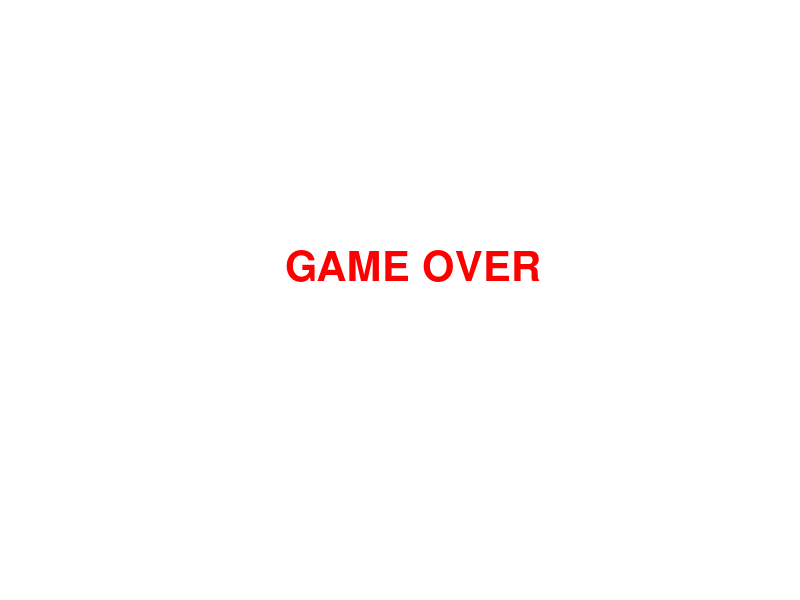

Write MATLAB code to recreate this figure.
% ==========================================
% GAME OF DRONES
% ==========================================
% DESCRIPTION:
%   A small arcade game. You control a drone (cyan triangle) at the
%   bottom of the screen. Red enemies fall from the top.
%
% GOAL:
%   Shoot down 15 enemies to win and place the drone on the throne.
%
% RULES:
%   - You start with 3 lives.
%   - If an enemy reaches the bottom and touches the drone,
%     you lose one life.
%   - If you lose all 3 lives, the game is over.
%   - Each enemy hit by a bullet gives +1 point.
%
% CONTROLS:
%   Left arrow  (or Q)  - move the drone left
%   Right arrow (or D)  - move the drone right
%   Down arrow          - stop the drone
%   Space               - shoot
%   (the drone keeps moving in the chosen direction until you
%    press the opposite direction or the stop key)
% ==========================================


function GameOfDrones()
% Defines the main function called GameOfDrones.
% The whole game is contained inside this function.


    % ==========================================
    % GAME OF DRONES
    % ==========================================

    close all;
    % Closes all open MATLAB figure windows.
    % This ensures that we start with a clean screen.


    % Create game window
    fig = figure( ...
        'Name', 'Game of Drones', ...
        'Color', 'black', ...
        'KeyPressFcn', @keyPressed);
    % Creates a new MATLAB figure window.
    %
    % 'Name' sets the name displayed at the top of the window.
    % 'Color', 'black' makes the background black.
    % 'KeyPressFcn' tells MATLAB what function to call
    % whenever the user presses a keyboard key.
    %
    % @keyPressed means that MATLAB will call the function
    % called "keyPressed" when a key is pressed.
    %
    % "fig" stores the figure window in a variable so that
    % we can refer to it later.


    axis([0 100 0 100]);
    % Defines the coordinate system of the game.
    %
    % X-axis goes from 0 to 100.
    % Y-axis goes from 0 to 100.


    axis manual;
    % Prevents MATLAB from automatically changing the axis limits.


    axis off;
    % Hides the X-axis and Y-axis from the player.


    hold on;
    % Allows multiple graphical objects to be displayed
    % simultaneously in the same figure.


    % ------------------------------------------
    % Drone
    % ------------------------------------------

    droneX = 50;
    % Stores the initial horizontal position of the drone.
    % The drone starts in the middle of the screen.


    droneY = 10;
    % Stores the initial vertical position of the drone.
    % The drone starts near the bottom.


    drone = plot(droneX, droneY, '^', ...
        'MarkerSize', 18, ...
        'MarkerFaceColor', 'cyan', ...
        'MarkerEdgeColor', 'white');
    % Draws the drone on the screen.
    %
    % droneX and droneY determine its position.
    % '^' creates a triangle-shaped marker.
    % 'MarkerSize' controls the size of the drone.
    % 'MarkerFaceColor' sets the inside color.
    % 'MarkerEdgeColor' sets the outline color.
    %
    % "drone" stores the graphical object so that its
    % position can be updated later.


    % Drone movement
    moveLeft = false;
    % Creates a logical variable.
    % false means that the drone is not currently moving left.


    moveRight = false;
    % Creates another logical variable.
    % false means that the drone is not currently moving right.


    % ------------------------------------------
    % Bullets
    % ------------------------------------------

    bulletsX = [];
    % Creates an empty array to store the X positions of bullets.
    %
    % [] means that the array is initially empty.


    bulletsY = [];
    % Creates an empty array to store the Y positions of bullets.


    % ------------------------------------------
    % Enemies
    % ------------------------------------------

    enemiesX = [];
    % Creates an empty array to store the X positions of enemies.


    enemiesY = [];
    % Creates an empty array to store the Y positions of enemies.


    % Number of enemies defeated
    score = 0;
    % The player starts with zero defeated enemies.


    % Lives
    lives = 3;
    % The player starts with three lives.


    % Number needed to win
    winningScore = 15;
    % The player wins after defeating 15 enemies.


    % Text displaying score
    scoreText = text(2, 95, ...
        ['Score: ' num2str(score)], ...
        'Color', 'white', ...
        'FontSize', 14);
    % Creates text showing the current score.
    %
    % (2,95) determines the position of the text.
    %
    % num2str(score) converts the numerical score into text.
    %
    % ['Score: ' num2str(score)] combines the words
    % "Score: " with the current score.


    lifeText = text(75, 95, ...
        ['Lives: ' num2str(lives)], ...
        'Color', 'white', ...
        'FontSize', 14);
    % Creates text showing the number of remaining lives.
    %
    % It is placed near the upper-right corner.


    % ------------------------------------------
    % Main game loop
    % ------------------------------------------

    while ishandle(fig)
    % Starts the main game loop.
    %
    % ishandle(fig) checks whether the game window still exists.
    %
    % As long as the window is open, the game continues running.


        % Move drone
        if moveLeft
        % Checks whether moveLeft is true.


            droneX = droneX - 2;
            % Moves the drone 2 units to the left.

        end
        % Ends the move-left condition.


        if moveRight
        % Checks whether moveRight is true.


            droneX = droneX + 2;
            % Moves the drone 2 units to the right.

        end
        % Ends the move-right condition.


        % Keep drone inside screen
        droneX = max(5, min(95, droneX));
        % Prevents the drone from leaving the screen.
        %
        % min(95, droneX) prevents X from becoming larger than 95.
        %
        % max(5, ...) prevents X from becoming smaller than 5.
        %
        % Therefore:
        % 5 <= droneX <= 95.


        set(drone, 'XData', droneX, ...
                   'YData', droneY);
        % Updates the graphical position of the drone.
        %
        % XData changes the horizontal position.
        % YData changes the vertical position.


        % --------------------------------------
        % Create enemies randomly
        % --------------------------------------

        if rand < 0.04
        % rand generates a random number between 0 and 1.
        %
        % There is approximately a 4% chance that this condition
        % will be true during each game-loop iteration.


            enemiesX(end+1) = randi([5 95]);
            % Creates a new enemy.
            %
            % randi([5 95]) generates a random horizontal position
            % between 5 and 95.
            %
            % end+1 adds the new position to the end of enemiesX.


            enemiesY(end+1) = 95;
            % Places the new enemy near the top of the screen.
            %
            % The enemy starts at Y = 95.

        end
        % Ends the random enemy creation condition.


        % --------------------------------------
        % Move enemies
        % --------------------------------------

        enemiesY = enemiesY - 0.8;
        % Moves every enemy downward by 0.8 units.
        %
        % Since Y becomes smaller, enemies move toward the bottom.


        % --------------------------------------
        % Move bullets
        % --------------------------------------

        bulletsY = bulletsY + 3;
        % Moves every bullet upward by 3 units.
        %
        % Since Y becomes larger, bullets move upward.


        % --------------------------------------
        % Draw bullets
        % --------------------------------------

        delete(findobj(fig, 'Tag', 'bullet'));
        % Finds all graphical objects with the tag "bullet"
        % and deletes them.
        %
        % This prevents old bullet graphics from remaining
        % on the screen.


        for i = 1:length(bulletsX)
        % Loops through every bullet currently stored.


            plot(bulletsX(i), bulletsY(i), 'o', ...
                'Color', 'yellow', ...
                'MarkerFaceColor', 'yellow', ...
                'Tag', 'bullet');
            % Draws one bullet.
            %
            % bulletsX(i) gives its X position.
            % bulletsY(i) gives its Y position.
            % 'o' makes it circular.
            % The bullet is yellow.
            % 'Tag', 'bullet' allows us to find and delete
            % these objects later.

        end
        % Ends the bullet drawing loop.


        % --------------------------------------
        % Draw enemies
        % --------------------------------------

        delete(findobj(fig, 'Tag', 'enemy'));
        % Finds all graphical objects tagged "enemy"
        % and deletes them.
        %
        % They will then be redrawn at their new positions.


        for i = 1:length(enemiesX)
        % Loops through every enemy.


            plot(enemiesX(i), enemiesY(i), 'o', ...
                'Color', 'red', ...
                'MarkerFaceColor', 'red', ...
                'MarkerSize', 10, ...
                'Tag', 'enemy');
            % Draws an enemy as a red circle.
            %
            % enemiesX(i) = horizontal position.
            % enemiesY(i) = vertical position.
            % MarkerSize controls its size.
            % Tag "enemy" allows us to find these objects later.

        end
        % Ends the enemy drawing loop.


        % --------------------------------------
        % Bullet vs enemy collision
        % --------------------------------------

        bulletsToDelete = [];
        % Creates an empty list.
        % This will contain the bullets that hit enemies.


        enemiesToDelete = [];
        % Creates an empty list.
        % This will contain the enemies that were hit.


        for i = 1:length(bulletsX)
        % Goes through every bullet.


            for j = 1:length(enemiesX)
            % For each bullet, check it against every enemy.


                distance = sqrt( ...
                    (bulletsX(i) - enemiesX(j))^2 + ...
                    (bulletsY(i) - enemiesY(j))^2);
                % Calculates the distance between the bullet
                % and the enemy.
                %
                % This uses the distance formula:
                %
                % distance = sqrt((x1-x2)^2 + (y1-y2)^2)


                if distance < 5
                % If the distance is less than 5,
                % the bullet and enemy are considered to have collided.


                    bulletsToDelete(end+1) = i;
                    % Stores the index of the bullet that collided.


                    enemiesToDelete(end+1) = j;
                    % Stores the index of the enemy that was hit.


                    score = score + 1;
                    % Increases the score by one.


                    break;
                    % Stops checking other enemies for this bullet.
                    %
                    % This prevents the same bullet from hitting
                    % multiple enemies during this iteration.

                end
                % Ends the collision condition.

            end
            % Ends the enemy loop.

        end
        % Ends the bullet loop.


        % Remove destroyed enemies
        if ~isempty(enemiesToDelete)
        % Checks whether there are any enemies that need to be removed.
        %
        % "~" means NOT.
        % isempty checks whether the array is empty.


            enemiesToDelete = unique(enemiesToDelete);
            % Removes duplicate indices.
            %
            % This prevents trying to delete the same enemy twice.


            enemiesX(enemiesToDelete) = [];
            % Removes the destroyed enemies from their X positions.


            enemiesY(enemiesToDelete) = [];
            % Removes the destroyed enemies from their Y positions.

        end
        % Ends the enemy deletion condition.


        % Remove bullets
        if ~isempty(bulletsToDelete)
        % Checks whether any bullets need to be removed.


            bulletsToDelete = unique(bulletsToDelete);
            % Removes duplicate bullet indices.


            bulletsX(bulletsToDelete) = [];
            % Removes the destroyed bullets from their X positions.


            bulletsY(bulletsToDelete) = [];
            % Removes the destroyed bullets from their Y positions.

        end
        % Ends the bullet deletion condition.


        % --------------------------------------
        % Enemy reaches drone
        % --------------------------------------

        enemiesToDelete = [];
        % Creates an empty array for enemies that hit the drone.


        for i = 1:length(enemiesX)
        % Checks every enemy.


            if enemiesY(i) < 8
            % Checks whether the enemy has reached the bottom
            % of the screen, close to the drone.


                distance = abs(enemiesX(i) - droneX);
                % Calculates the horizontal distance between
                % the enemy and the drone.
                %
                % abs() gives the absolute value,
                % so we don't care whether the enemy is
                % to the left or right.


                if distance < 7
                % If the enemy is close enough horizontally,
                % it is considered to have hit the drone.


                    lives = lives - 1;
                    % Removes one life from the player.


                    enemiesToDelete(end+1) = i;
                    % Stores the enemy so it can be removed.

                end
                % Ends the distance condition.

            end
            % Ends the Y-position condition.

        end
        % Ends the enemy loop.


        if ~isempty(enemiesToDelete)
        % Checks whether there are enemies that hit the drone.


            enemiesToDelete = unique(enemiesToDelete);
            % Removes duplicate indices.


            enemiesX(enemiesToDelete) = [];
            % Removes those enemies from their X-position array.


            enemiesY(enemiesToDelete) = [];
            % Removes those enemies from their Y-position array.

        end
        % Ends the deletion condition.


        % --------------------------------------
        % Update score and lives
        % --------------------------------------

        set(scoreText, ...
            'String', ['Score: ' num2str(score)]);
        % Updates the score displayed on the screen.
        %
        % set() changes a property of an existing graphical object.
        % Here we change its displayed String.


        set(lifeText, ...
            'String', ['Lives: ' num2str(lives)]);
        % Updates the number of lives displayed on the screen.


        % --------------------------------------
        % Lose condition
        % --------------------------------------

        if lives <= 0
        % Checks whether the player has no lives remaining.


            cla;
            % Clears everything from the current figure.


            text(50, 55, 'GAME OVER', ...
                'Color', 'red', ...
                'FontSize', 30, ...
                'FontWeight', 'bold', ...
                'HorizontalAlignment', 'center');
            % Displays "GAME OVER" in the center of the screen.


            text(50, 40, ...
                ['Final Score: ' num2str(score)], ...
                'Color', 'white', ...
                'FontSize', 18, ...
                'HorizontalAlignment', 'center');
            % Displays the final score.


            break;
            % Stops the main game loop.
            % The game is finished.

        end
        % Ends the lose condition.


        % --------------------------------------
        % WIN CONDITION
        % --------------------------------------

        if score >= winningScore
        % Checks whether the player has defeated enough enemies
        % to win the game.


            showThrone(droneX);
            % Calls the showThrone function.
            %
            % This displays the winning screen.
            %
            % droneX is passed to the function, although in the
            % current version it is not actually used there.


            break;
            % Stops the main game loop because the player won.

        end
        % Ends the win condition.


        drawnow;
        % Forces MATLAB to immediately update the graphics.
        %
        % Without drawnow, the game graphics may not refresh properly.


        pause(0.03);
        % Pauses for 0.03 seconds.
        %
        % This controls the speed of the game loop.
        % A smaller number generally makes the game run faster.

    end
    % Ends the main while loop.

    % ==========================================
    % KEYBOARD CONTROL
    % ==========================================

    function keyPressed(~, event)

        key = lower(event.Key);
        % Name of the pressed key in lowercase.

        code = 0;
        if ~isempty(event.Character)
            code = double(event.Character(1));
        end
        % ASCII code of the character. Arrow keys give:
        % 28 = left, 29 = right, 30 = up, 31 = down.

        % disp(['Key: ' key ', code: ' num2str(code)]);
        % Uncomment the line above to see what your keyboard sends.

        isLeft  = any(strcmp(key, {'q', 'leftarrow',  'left'}))  || code == 28;
        isRight = any(strcmp(key, {'d', 'rightarrow', 'right'})) || code == 29;
        isStop  = any(strcmp(key, {'downarrow', 'down'}))        || code == 31;
        isShoot = strcmp(key, 'space');

        if isLeft
            moveLeft = true;
            moveRight = false;
        elseif isRight
            moveRight = true;
            moveLeft = false;
        elseif isStop
            moveLeft = false;
            moveRight = false;
        elseif isShoot
            bulletsX(end+1) = droneX;
            bulletsY(end+1) = droneY + 5;
        end

    end
    % Ends the keyPressed function.

    % ==========================================
    % WIN SCREEN
    % ==========================================

    function showThrone(x)
    % Defines a function called showThrone.
    %
    % This function creates the screen displayed when the
    % player wins.
    %
    % "x" is an input argument containing the drone's X position.
    % It is not actually used inside this function.


        cla;
        % Clears the previous game screen.


        axis([0 100 0 100]);
        % Sets the coordinate system for the winning screen.


        axis off;
        % Hides the axes.


        hold on;
        % Allows multiple graphical objects to be drawn together.


        % Background
        set(fig, 'Color', [0.05 0.02 0.12]);
        % Changes the background color of the window
        % to a dark purple-like color.


        % Title
        text(50, 90, 'GAME OF DRONES', ...
            'Color', [1 0.85 0.1], ...
            'FontSize', 28, ...
            'FontWeight', 'bold', ...
            'HorizontalAlignment', 'center');
        % Displays the game title at the top of the winning screen.


        text(50, 78, 'YOU WIN!', ...
            'Color', 'cyan', ...
            'FontSize', 25, ...
            'FontWeight', 'bold', ...
            'HorizontalAlignment', 'center');
        % Displays "YOU WIN!" below the title.


        % --------------------------------------
        % Throne
        % --------------------------------------

        % Throne back
        rectangle( ...
            'Position', [35 25 30 40], ...
            'FaceColor', [0 0.3 1], ...
            'EdgeColor', [1 0.8 0.1], ...
            'LineWidth', 3);
        % Creates the large rectangular back of the throne.
        %
        % Position format:
        % [X Y Width Height]


        % Throne seat
        rectangle( ...
            'Position', [30 20 40 10], ...
            'FaceColor', [1 0 0], ...
            'EdgeColor', [1 0.8 0.1], ...
            'LineWidth', 3);
        % Creates the seat of the throne.


        % Throne arms
        rectangle( ...
            'Position', [28 25 7 20], ...
            'FaceColor', [1, 1, 1], ...
            'EdgeColor', [1 0.8 0.1], ...
            'LineWidth', 2);
        % Creates the left armrest of the throne.


        rectangle( ...
            'Position', [65 25 7 20], ...
            'FaceColor', [1, 1, 1], ...
            'EdgeColor', [1 0.8 0.1], ...
            'LineWidth', 2);
        % Creates the right armrest of the throne.


        % --------------------------------------
        % Winning drone
        % --------------------------------------

        plot(50, 55, '^', ...
            'MarkerSize', 25, ...
            'MarkerFaceColor', 'cyan', ...
            'MarkerEdgeColor', 'white');
        % Draws the winning drone sitting on the throne.


        % Drone rotors
        plot([42 58], [59 59], ...
            'Color', 'white', ...
            'LineWidth', 4);
        % Draws the horizontal arms connecting the two rotors.


        plot(42, 59, 'o', ...
            'MarkerSize', 7, ...
            'MarkerFaceColor', 'yellow');
        % Draws the left rotor.


        plot(58, 59, 'o', ...
            'MarkerSize', 7, ...
            'MarkerFaceColor', 'yellow');
        % Draws the right rotor.


        % Crown above drone
        plot([45 50 55], [70 70 70], ...
            'Color', [1 0.8 0], ...
            'LineWidth', 3);
        % Draws the crown above the drone.


        text(50, 12, ...
            ['Enemies defeated: ' num2str(score)], ...
            'Color', 'white', ...
            'FontSize', 16, ...
            'HorizontalAlignment', 'center');
        % Displays the final number of defeated enemies.


        drawnow;
        % Forces MATLAB to immediately display the winning screen.

    end
    % Ends the showThrone function.


end
% Ends the main GameOfDrones function.
